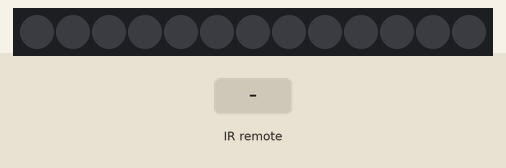
Recording of a sketch running on a simulated Arduino Uno, built with avr-gcc and run on an emulated ATmega328P. On the bench: 13 RGB LEDs in strip order, left to right. The test bench sets the inputs (shaded band).

Above: at 1.2 s.
1.3 s: infrared code 0x45 received
At 1.46 s:
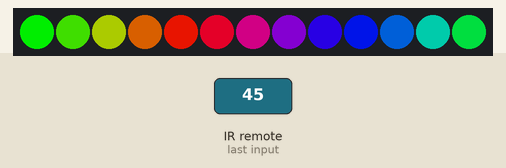
3.7 s: infrared code 0xC received
At 4.5 s:
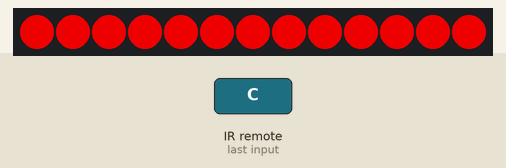
5.2 s: infrared code 0x18 received
At 6.3 s:
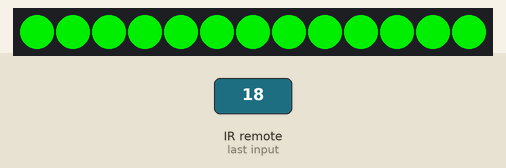
6.7 s: infrared code 0x5E received
At 7.4 s:
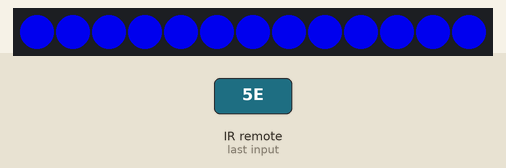
8.2 s: infrared code 0x8 received
At 8.5 s:
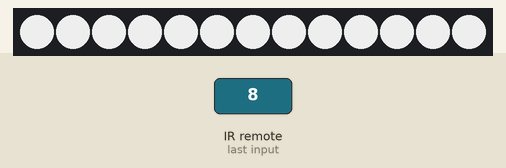
9.7 s: infrared code 0x5A received
At 10.9 s:
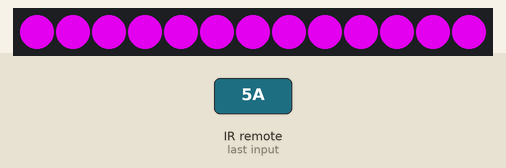
Timing chart, 0 to 12.2 s (numbered marks = the images above; inputs shaded):
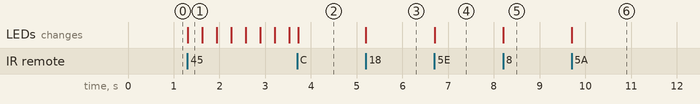

The sketch:

sketch_mar23a.ino
```cpp
#include <Adafruit_NeoPixel.h>
#include <IRremote.h>

#define DECODE_NEC 1
int IR_RECEIVE_PIN = 11;
//const int ledPin1 = 6;
const int ledPin2 = 7;
const int numLeds = 14;

//Adafruit_NeoPixel strip1 = Adafruit_NeoPixel(14, ledPin1, NEO_GRB + NEO_KHZ800);
Adafruit_NeoPixel strip = Adafruit_NeoPixel(13, ledPin2, NEO_GRB + NEO_KHZ800);

void setup() {
  //  strip1.begin();
  //  strip1.setBrightness(250);
  strip.begin();
  strip.setBrightness(200);
  Serial.begin(9600);
  IrReceiver.begin(IR_RECEIVE_PIN, ENABLE_LED_FEEDBACK, USE_DEFAULT_FEEDBACK_LED_PIN);
}

void loop() {
  if (IrReceiver.decode()) {
    if (IrReceiver.decodedIRData.protocol == UNKNOWN) {
      IrReceiver.printIRResultRawFormatted(&Serial, true);
    }
    IrReceiver.resume();
    int data = IrReceiver.decodedIRData.command;

    switch(data){
      case 0x45:
        //Serial.println(data);
        rainbow();
        break;
      case 0x47:
        //Serial.println(data);
        black();
        break;
      case 0xC:
        red();
        break;
      case 0x18:
        green();
        break;
      case 0x5E:
        blue();
        break;
      case 0x8:
        white();
        break;
      case 0x1C:
        color1();
        break;
      case 0x5A:
        color2();
        break;
      case 0x42:
        color3();
        break;
    }
  }
}

void rainbow() {
    uint16_t i;
    for(int j=0; ; j++) {
      for (i = 0; i < strip.numPixels(); i++) {
          strip.setPixelColor(i, Wheel(((i * 256 / strip.numPixels()) + j) & 255));
      }
      //Serial.println(IrReceiver.decodedIRData.command);
      strip.show();
      if (IrReceiver.decode()) {
        if(IrReceiver.decodedIRData.command == 0)
          black();
          break;
      }
      delay(20);
    }
}

uint32_t Wheel(byte WheelPos) {
    if (WheelPos < 85) {
        return strip.Color(WheelPos * 3, 255 - WheelPos * 3, 0);
    } else if (WheelPos < 170) {
        WheelPos -= 85;
        return strip.Color(255 - WheelPos * 3, 0, WheelPos * 3);
    } else {
        WheelPos -= 170;
        return strip.Color(0, WheelPos * 3, 255 - WheelPos * 3);
    }
}

void black() {
  strip.clear();
  strip.show();
}

void red() {
  uint32_t red = strip.gamma32(strip.Color(255, 0, 0));
  strip.fill(red);
  strip.show();
}

void green() {
  uint32_t green = strip.gamma32(strip.Color(0, 255, 0));
  strip.fill(green);
  strip.show();
}

void blue() {
  uint32_t blue = strip.gamma32(strip.Color(0, 0, 255));
  strip.fill(blue);
  strip.show();
}

void white() {
  uint32_t white = strip.gamma32(strip.Color(255, 255, 255));
  strip.fill(white);
  strip.show();
}

void color1() {
  uint32_t color = strip.gamma32(strip.Color(50, 30, 155));
  strip.fill(color);
  strip.show();
}

void color2() {
  uint32_t color = strip.gamma32(strip.Color(250, 0, 255));
  strip.fill(color);
  strip.show();
}

void color3() {
  uint32_t color = strip.gamma32(strip.Color(100, 0, 200));
  strip.fill(color);
  strip.show();
}
```

Measured:
- after the input at 1.3 s, the LEDs: change at once (image 1)
- after the input at 3.7 s, the LEDs: change at once (image 2)
- after the input at 5.2 s, the LEDs: change at once (image 3)
- after the input at 6.7 s, the LEDs: change at once (image 4)
- after the input at 8.2 s, the LEDs: change at once (image 5)
- after the input at 9.7 s, the LEDs: change at once (image 6)
